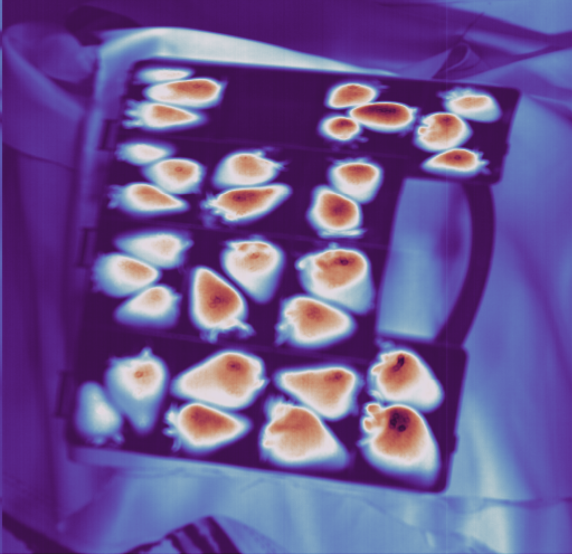
#> input picture Pictures/861.14 - 172_twilight_shifted.png, 1144 x 1108 px (shown at 1/2 size)
$ python cvtry.py
#> lines starting #> are read from the running program, lines starting #| are printed output that depends on the picture; after the words box and inside, x2 and y2 are one past the last pixel; in counts of white or black regions, pixels touching at a corner belong together
import cv2 as cv
import numpy as np
import matplotlib.pyplot as plt

im = cv.imread('Pictures/861.14 - 172_twilight_shifted.png')
#> im is the input picture: shape (1108, 1144, 3); mean B, G, R 147.6, 86.1, 107.4
assert im is not None, "file could not be read, check with os.path.exists()"

# Convert the image to grayscale
imgray = cv.cvtColor(im, cv.COLOR_BGR2GRAY)
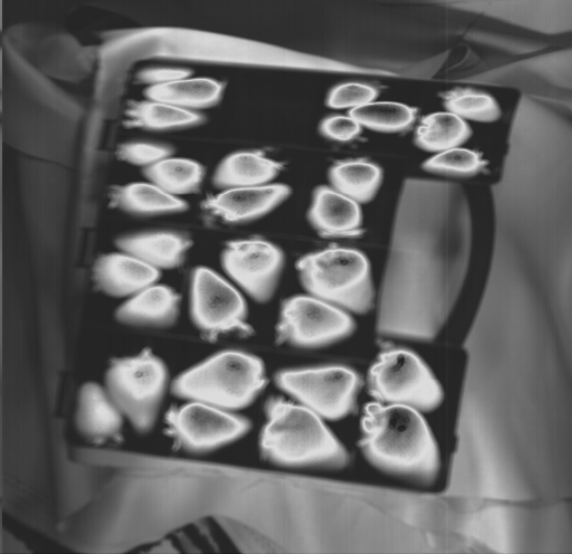
#> imgray: shape (1108, 1144) (shown at 1/2 size); min 31, max 220, mean 99.5
ret, thresh = cv.threshold(imgray, 80, 255, 0)
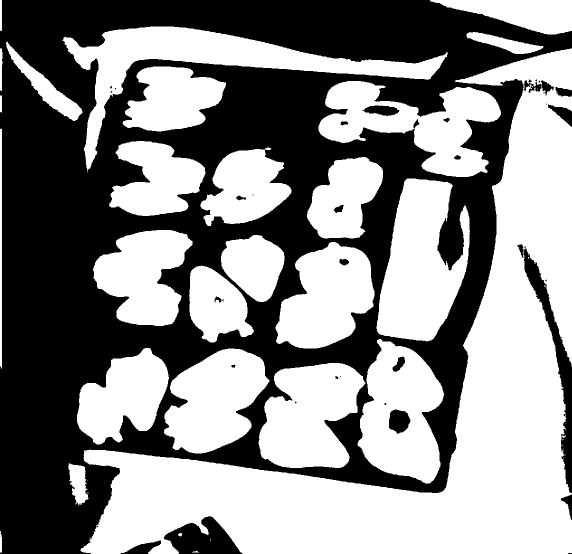
#> thresh: shape (1108, 1144) (shown at 1/2 size); 54.3% white; 39 black regions (16 under 20 px)

contours, hierarchy = cv.findContours(thresh, cv.RETR_TREE, cv.CHAIN_APPROX_SIMPLE)
#> contours = 71 contours, 28 with area under 20; largest, box (x1, y1, x2, y2) and area: (161, 97, 1144, 1108) 279363, (124, 53, 895, 345) 41310, (753, 357, 940, 683) 39004, (637, 162, 1002, 354) 34290, (715, 678, 888, 967) 34247

output_image = np.zeros_like(im)

# Create a list to store selected contours
selected_contours = []

# Iterate over all contours
for cnt in contours:
    # Calculate the contour area
    area = cv.contourArea(cnt)

    # Approximate the contour to a polygon
    approx = cv.approxPolyDP(cnt, 0.03 * cv.arcLength(cnt, True), True)

    # Get the number of corners
    num_corners = len(approx)

    # Filter based on area and exclude contours with 3 corners (triangles)
    if area > 10000 and area < 35000 and num_corners != 3:
        # Add the contour to the list of selected contours
        selected_contours.append(cnt)

        print(f"Area: {area}")
        print(f"Number of corners: {num_corners}")
#> this loop made 71 passes
#> (area, num_corners) on passes 4, 8, 15, 18, 19, 20, 21, 22, 23, 25, 27, 29: (30.5, 7), (2054, 5), (32112, 8), (34.5, 7), (29321, 9), (48.5, 7), (21888, 10), (34247, 5), (1623, 7), (447, 8), (12895, 6), (117, 9)
#> (area, approx, num_corners) on passes 5, 42, 43, 48, 55: (107.5, [[0, 1062], [0, 1104], [3, 1104]], 3), (1427, [[0, 257], [3, 736]], 2), (97.5, [[0, 191], [0, 223], [3, 224], [3, 191]], 4), (1114.5, [[724, 220], [764, 210], [799, 221], [773, 232]], 4), (204, [[1035, 489], [1045, 489], [1046, 515], [1042, 514]], 4)
#> (printed output is left out)
#> after the loop, selected_contours = 13 contours; largest, box (x1, y1, x2, y2) and area: (637, 162, 1002, 354) 34290, (715, 678, 888, 967) 34247, (517, 726, 731, 936) 32112, (328, 697, 539, 907) 29321, (551, 484, 749, 697) 28482

# drawing the contours and displaying image
cv.drawContours(output_image, selected_contours, -1, (220, 152, 91), -1)
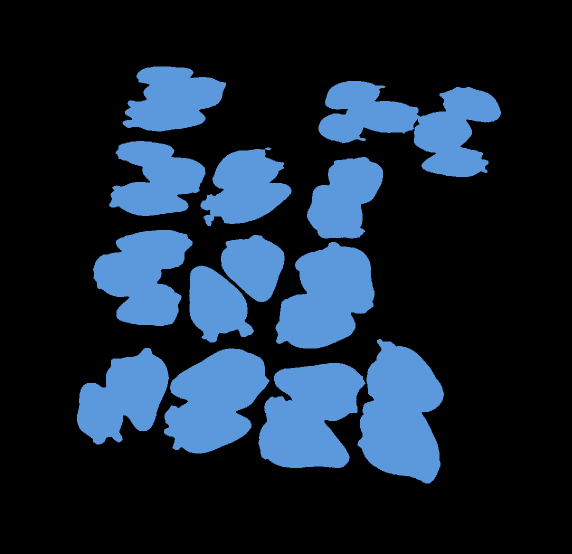
#> output_image: shape (1108, 1144, 3) (shown at 1/2 size); mean of channels 0, 1, 2 52.9, 36.5, 21.9; drawn as B, G, R
cv.imshow('Selected Contours', output_image)
cv.waitKey(0)
cv.destroyAllWindows()
